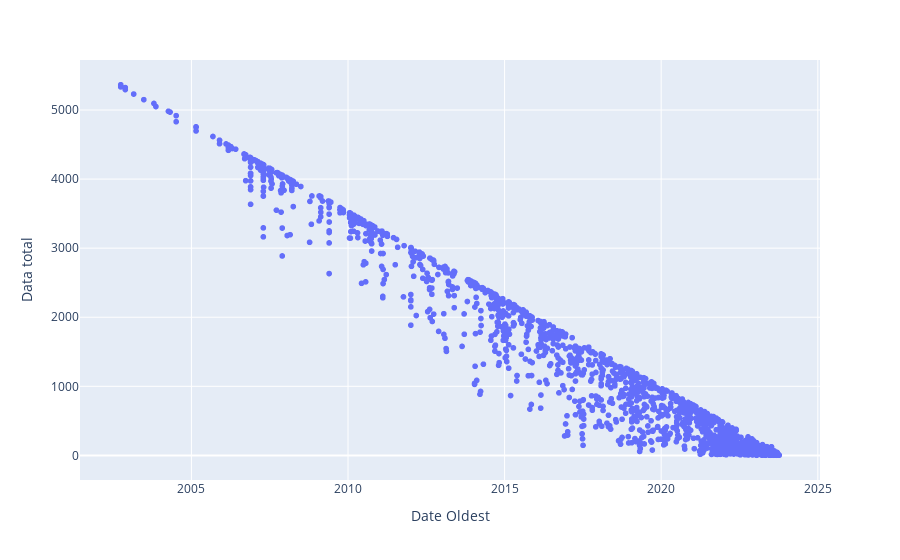

The notebook cell saved with this chart:
### Code cell
# Amount of data per year
df = df_eda2.copy()
df["Data total"] = df["Data per Year"] * df["Years Covered"]
df["NAME"] = df["Ticker"] + " - " + df["ETF Name"]

fig = px.scatter(df, x="Date Oldest", y="Data total", hover_name="NAME", hover_data=["Years Covered", "Data per Year", "Avg Volume (M EUR)"])
fig.show()

### Figure 1 — Plotly figure (JSON) as saved in the notebook; plotly's stock layout.template omitted (floating-point values rounded to 4 significant figures; data arrays with more than 128 entries replaced by an {"elided": "..."} marker saying what was removed)
{"data": [{"customdata": {"elided": "1821x3 float values"}, "hovertemplate": "<b>%{hovertext}</b><br><br>Date Oldest=%{x}<br>Data total=%{y}<br>Years Covered=%{customdata[0]}<br>Data per Year=%{customdata[1]}<br>Avg Volume (M EUR)=%{customdata[2]}<extra></extra>", "hovertext": {"elided": "1821 str values"}, "legendgroup": "", "marker": {"color": "#636efa", "symbol": "circle"}, "mode": "markers", "name": "", "showlegend": false, "type": "scattergl", "x": {"elided": "1821 str values"}, "xaxis": "x", "y": {"elided": "1821 float values"}, "yaxis": "y"}], "layout": {"legend": {"tracegroupgap": 0}, "margin": {"t": 60}, "xaxis": {"anchor": "y", "domain": [0, 1], "title": {"text": "Date Oldest"}}, "yaxis": {"anchor": "x", "domain": [0, 1], "title": {"text": "Data total"}}}}
